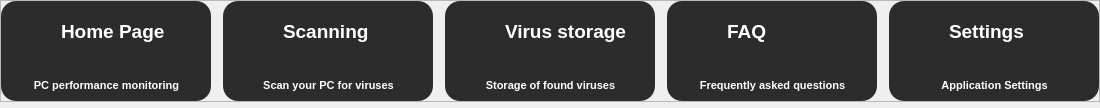
    <widget class="QWidget" name="bottom_menu_scroll_area_widget">
     <property name="geometry">
      <rect>
       <x>0</x>
       <y>0</y>
       <width>1098</width>
       <height>108</height>
      </rect>
     </property>
     <property name="styleSheet">
      <string notr="true"/>
     </property>
     <layout class="QVBoxLayout" name="verticalLayout_25">
      <property name="spacing">
       <number>0</number>
      </property>
      <property name="leftMargin">
       <number>0</number>
      </property>
      <property name="topMargin">
       <number>0</number>
      </property>
      <property name="rightMargin">
       <number>0</number>
      </property>
      <property name="bottomMargin">
       <number>0</number>
      </property>
      <item alignment="Qt::AlignTop">
       <widget class="QFrame" name="bottom_menu_frame">
        <property name="minimumSize">
         <size>
          <width>0</width>
          <height>0</height>
         </size>
        </property>
        <property name="styleSheet">
         <string notr="true"/>
        </property>
        <property name="frameShape">
         <enum>QFrame::StyledPanel</enum>
        </property>
        <property name="frameShadow">
         <enum>QFrame::Raised</enum>
        </property>
        <layout class="QHBoxLayout" name="horizontalLayout">
         <property name="spacing">
          <number>12</number>
         </property>
         <property name="leftMargin">
          <number>0</number>
         </property>
         <property name="topMargin">
          <number>0</number>
         </property>
         <property name="rightMargin">
          <number>0</number>
         </property>
         <property name="bottomMargin">
          <number>0</number>
         </property>
         <item>
          <widget class="QFrame" name="bottom_menu_home">
           <property name="minimumSize">
            <size>
             <width>210</width>
             <height>100</height>
            </size>
           </property>
           <property name="maximumSize">
            <size>
             <width>210</width>
             <height>100</height>
            </size>
           </property>
           <property name="styleSheet">
            <string notr="true">QFrame {
	background-color: #2C2C2C;
	border-radius: 15px;
}

QFrame:hover {
	border: 2px solid #FFF;
	background-color: #3C3C3C;
}
</string>
           </property>
           <property name="frameShape">
            <enum>QFrame::StyledPanel</enum>
           </property>
           <property name="frameShadow">
            <enum>QFrame::Raised</enum>
           </property>
           <widget class="QLabel" name="home_title">
            <property name="geometry">
             <rect>
              <x>60</x>
              <y>10</y>
              <width>141</width>
              <height>41</height>
             </rect>
            </property>
            <property name="font">
             <font>
              <family>Segoe UI</family>
              <pointsize>14</pointsize>
              <weight>75</weight>
              <bold>true</bold>
             </font>
            </property>
            <property name="styleSheet">
             <string notr="true">border: none;
color: #FFF;
background: none</string>
            </property>
            <property name="text">
             <string>Home Page</string>
            </property>
           </widget>
           <widget class="QLabel" name="home_description">
            <property name="geometry">
             <rect>
              <x>0</x>
              <y>74</y>
              <width>211</width>
              <height>20</height>
             </rect>
            </property>
            <property name="font">
             <font>
              <family>Segoe UI</family>
              <pointsize>8</pointsize>
              <weight>75</weight>
              <bold>true</bold>
             </font>
            </property>
            <property name="styleSheet">
             <string notr="true">border: none;
color: #FFFFFF;
background-color: none;</string>
            </property>
            <property name="text">
             <string>PC performance monitoring</string>
            </property>
            <property name="alignment">
             <set>Qt::AlignCenter</set>
            </property>
           </widget>
           <widget class="QLabel" name="home_icon">
            <property name="geometry">
             <rect>
              <x>10</x>
              <y>10</y>
              <width>41</width>
              <height>41</height>
             </rect>
            </property>
            <property name="styleSheet">
             <string notr="true">border: none;
border-radius: 0px;
background: none;</string>
            </property>
            <property name="text">
             <string/>
            </property>
            <property name="pixmap">
             <pixmap resource="imgs.qrc">:/bottom_menu/imgs/bottom_menu/home_icon.png</pixmap>
            </property>
           </widget>
          </widget>
         </item>
         <item>
          <widget class="QFrame" name="bottom_menu_scanning">
           <property name="minimumSize">
            <size>
             <width>210</width>
             <height>100</height>
            </size>
           </property>
           <property name="maximumSize">
            <size>
             <width>210</width>
             <height>100</height>
            </size>
           </property>
           <property name="styleSheet">
            <string notr="true">QFrame {
	background-color: #2C2C2C;
	border-radius: 15px;
}

QFrame:hover {
	border: 2px solid #FFF;	
	background-color: #3C3C3C;
}</string>
           </property>
           <property name="frameShape">
            <enum>QFrame::StyledPanel</enum>
           </property>
           <property name="frameShadow">
            <enum>QFrame::Raised</enum>
           </property>
           <widget class="QLabel" name="scanning_title">
            <property name="geometry">
             <rect>
              <x>60</x>
              <y>10</y>
              <width>141</width>
              <height>41</height>
             </rect>
            </property>
            <property name="font">
             <font>
              <family>Segoe UI</family>
              <pointsize>14</pointsize>
              <weight>75</weight>
              <bold>true</bold>
             </font>
            </property>
            <property name="styleSheet">
             <string notr="true">border: none;
color: #FFF;
background: none;</string>
            </property>
            <property name="text">
             <string>Scanning</string>
            </property>
           </widget>
           <widget class="QLabel" name="scanning_description">
            <property name="geometry">
             <rect>
              <x>0</x>
              <y>74</y>
              <width>211</width>
              <height>20</height>
             </rect>
            </property>
            <property name="font">
             <font>
              <family>Segoe UI</family>
              <pointsize>8</pointsize>
              <weight>75</weight>
              <bold>true</bold>
             </font>
            </property>
            <property name="styleSheet">
             <string notr="true">border: none;
color: #FFFFFF;
background-color: none;</string>
            </property>
            <property name="text">
             <string>Scan your PC for viruses</string>
            </property>
            <property name="alignment">
             <set>Qt::AlignCenter</set>
            </property>
           </widget>
           <widget class="QLabel" name="scanning_icon">
            <property name="geometry">
             <rect>
              <x>10</x>
              <y>10</y>
              <width>41</width>
              <height>41</height>
             </rect>
            </property>
            <property name="styleSheet">
             <string notr="true">border: none;
border-radius: 0px;
background: none;</string>
            </property>
            <property name="text">
             <string/>
            </property>
            <property name="pixmap">
             <pixmap resource="imgs.qrc">:/bottom_menu/imgs/bottom_menu/scanning_icon.png</pixmap>
            </property>
           </widget>
          </widget>
         </item>
         <item>
          <widget class="QFrame" name="bottom_menu_virus_storage">
           <property name="minimumSize">
            <size>
             <width>210</width>
             <height>100</height>
            </size>
           </property>
           <property name="maximumSize">
            <size>
             <width>210</width>
             <height>100</height>
            </size>
           </property>
           <property name="styleSheet">
            <string notr="true">QFrame {
	background-color: #2C2C2C;
	border-radius: 15px;
}

QFrame:hover {
	border: 2px solid #FFF;
	background-color: #3C3C3C;
}
</string>
           </property>
           <property name="frameShape">
            <enum>QFrame::StyledPanel</enum>
           </property>
           <property name="frameShadow">
            <enum>QFrame::Raised</enum>
           </property>
           <widget class="QLabel" name="virus_storage_title">
            <property name="geometry">
             <rect>
              <x>60</x>
              <y>10</y>
              <width>141</width>
              <height>41</height>
             </rect>
            </property>
            <property name="font">
             <font>
              <family>Segoe UI</family>
              <pointsize>14</pointsize>
              <weight>75</weight>
              <bold>true</bold>
             </font>
            </property>
            <property name="styleSheet">
             <string notr="true">border: none;
color: #FFF;
background: none</string>
            </property>
            <property name="text">
             <string>Virus storage</string>
            </property>
           </widget>
           <widget class="QLabel" name="virus_storage_description">
            <property name="geometry">
             <rect>
              <x>0</x>
              <y>74</y>
              <width>211</width>
              <height>20</height>
             </rect>
            </property>
            <property name="font">
             <font>
              <family>Segoe UI</family>
              <pointsize>8</pointsize>
              <weight>75</weight>
              <bold>true</bold>
             </font>
            </property>
            <property name="styleSheet">
             <string notr="true">border: none;
color: #FFFFFF;
background-color: none;</string>
            </property>
            <property name="text">
             <string>Storage of found viruses</string>
            </property>
            <property name="alignment">
             <set>Qt::AlignCenter</set>
            </property>
           </widget>
           <widget class="QLabel" name="virus_storage_icon">
            <property name="geometry">
             <rect>
              <x>10</x>
              <y>10</y>
              <width>41</width>
              <height>41</height>
             </rect>
            </property>
            <property name="styleSheet">
             <string notr="true">border: none;
border-radius: 0px;
background: none;</string>
            </property>
            <property name="text">
             <string/>
            </property>
            <property name="pixmap">
             <pixmap resource="imgs.qrc">:/bottom_menu/imgs/bottom_menu/virus_storage_icon.png</pixmap>
            </property>
           </widget>
          </widget>
         </item>
         <item>
          <widget class="QFrame" name="bottom_menu_faq">
           <property name="minimumSize">
            <size>
             <width>210</width>
             <height>100</height>
            </size>
           </property>
           <property name="maximumSize">
            <size>
             <width>210</width>
             <height>100</height>
            </size>
           </property>
           <property name="styleSheet">
            <string notr="true">QFrame {
	background-color: #2C2C2C;
	border-radius: 15px;
}

QFrame:hover {
	border: 2px solid #FFF;
	background-color: #3C3C3C;
}</string>
           </property>
           <property name="frameShape">
            <enum>QFrame::StyledPanel</enum>
           </property>
           <property name="frameShadow">
            <enum>QFrame::Raised</enum>
           </property>
           <widget class="QLabel" name="faq_description">
            <property name="geometry">
             <rect>
              <x>0</x>
              <y>74</y>
              <width>211</width>
              <height>20</height>
             </rect>
            </property>
            <property name="font">
             <font>
              <family>Segoe UI</family>
              <pointsize>8</pointsize>
              <weight>75</weight>
              <bold>true</bold>
             </font>
            </property>
            <property name="styleSheet">
             <string notr="true">border: none;
color: #FFFFFF;
background-color: none;</string>
            </property>
            <property name="text">
             <string>Frequently asked questions</string>
            </property>
            <property name="alignment">
             <set>Qt::AlignCenter</set>
            </property>
           </widget>
           <widget class="QLabel" name="faq_title">
            <property name="geometry">
             <rect>
              <x>60</x>
              <y>10</y>
              <width>141</width>
              <height>41</height>
             </rect>
            </property>
            <property name="font">
             <font>
              <family>Segoe UI</family>
              <pointsize>14</pointsize>
              <weight>75</weight>
              <bold>true</bold>
             </font>
            </property>
            <property name="styleSheet">
             <string notr="true">border: none;
color: #FFF;
background: none;</string>
            </property>
            <property name="text">
             <string>FAQ</string>
            </property>
           </widget>
           <widget class="QLabel" name="faq_icon">
            <property name="geometry">
             <rect>
              <x>10</x>
              <y>10</y>
              <width>41</width>
              <height>41</height>
             </rect>
            </property>
            <property name="styleSheet">
             <string notr="true">border: none;
border-radius: 0px;
background: none;</string>
            </property>
            <property name="text">
             <string/>
            </property>
            <property name="pixmap">
             <pixmap resource="imgs.qrc">:/bottom_menu/imgs/bottom_menu/faq_icon.png</pixmap>
            </property>
           </widget>
          </widget>
         </item>
         <item>
          <widget class="QFrame" name="bottom_menu_settings">
           <property name="minimumSize">
            <size>
             <width>210</width>
             <height>100</height>
            </size>
           </property>
           <property name="styleSheet">
            <string notr="true">QFrame {
	background-color: #2C2C2C;
	border-radius: 15px;
}

QFrame:hover {
	border: 2px solid #FFF;
	background-color: #3C3C3C;
}</string>
           </property>
           <property name="frameShape">
            <enum>QFrame::StyledPanel</enum>
           </property>
           <property name="frameShadow">
            <enum>QFrame::Raised</enum>
           </property>
           <widget class="QLabel" name="settings_title">
            <property name="geometry">
             <rect>
              <x>60</x>
              <y>10</y>
              <width>141</width>
              <height>41</height>
             </rect>
            </property>
            <property name="font">
             <font>
              <family>Segoe UI</family>
              <pointsize>14</pointsize>
              <weight>75</weight>
              <bold>true</bold>
             </font>
            </property>
            <property name="styleSheet">
             <string notr="true">border: none;
color: #FFF;
background: none;</string>
            </property>
            <property name="text">
             <string>Settings</string>
            </property>
           </widget>
           <widget class="QLabel" name="settings_description">
            <property name="geometry">
             <rect>
              <x>0</x>
              <y>74</y>
              <width>211</width>
              <height>20</height>
             </rect>
            </property>
            <property name="font">
             <font>
              <family>Segoe UI</family>
              <pointsize>8</pointsize>
              <weight>75</weight>
              <bold>true</bold>
             </font>
            </property>
            <property name="styleSheet">
             <string notr="true">border: none;
color: #FFFFFF;
background-color: none;</string>
            </property>
            <property name="text">
             <string>Application Settings</string>
            </property>
            <property name="alignment">
             <set>Qt::AlignCenter</set>
            </property>
           </widget>
           <widget class="QLabel" name="settiongs_icon">
            <property name="geometry">
             <rect>
              <x>10</x>
              <y>10</y>
              <width>41</width>
              <height>41</height>
             </rect>
            </property>
            <property name="styleSheet">
             <string notr="true">border: none;
border-radius: 0px;
background: none;</string>
            </property>
            <property name="text">
             <string/>
            </property>
            <property name="pixmap">
             <pixmap resource="imgs.qrc">:/bottom_menu/imgs/bottom_menu/settings_icon.png</pixmap>
            </property>
           </widget>
          </widget>
         </item>
        </layout>
       </widget>
      </item>
     </layout>
    </widget>
